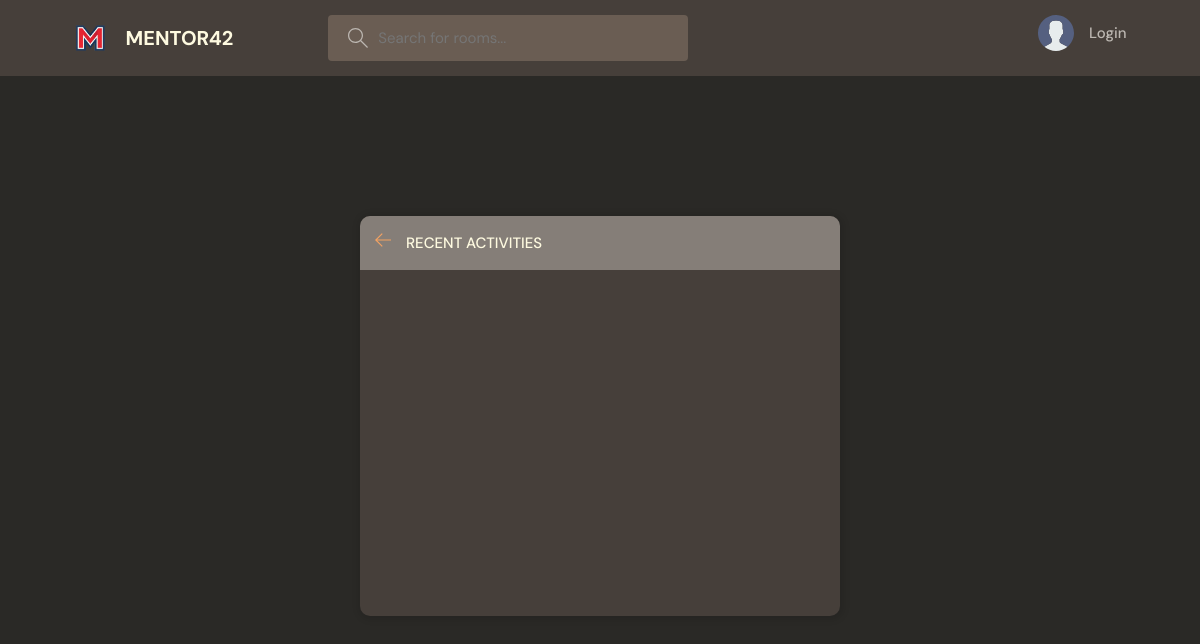
The page /activity/ on the database as committed earlier.
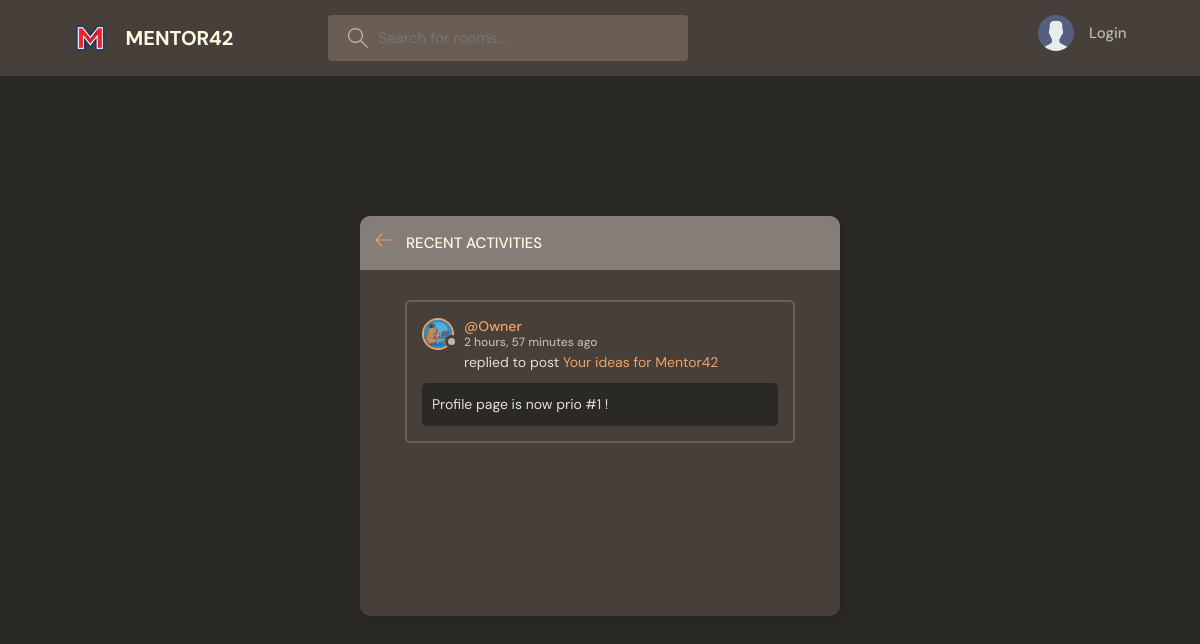
The same page on the database as committed later.
### base/models.py (models this page shows, shortened)
class Message(models.Model):
    user = models.ForeignKey(User, on_delete=models.CASCADE)
    room = models.ForeignKey(Room, on_delete=models.CASCADE)
    body = models.TextField()
    updated = models.DateTimeField(auto_now=True)
    created = models.DateTimeField(auto_now_add=True)
    class Meta:
        ordering = ['-updated', '-created']

class Room(models.Model):
    host = models.ForeignKey(User, on_delete=models.SET_NULL, null=True)
    topic = models.ForeignKey(Topic, on_delete=models.SET_NULL, null=True)
    name = models.CharField(max_length=100)
    description = models.TextField(null=True, blank=True)
    participants = models.ManyToManyField(User, related_name='participants', blank=True)
    updated = models.DateTimeField(auto_now=True)
    created = models.DateTimeField(auto_now_add=True)
    updatedDate = models.DateField(auto_now=True)
    class Meta:
        ordering = ['-updated', '-created']
    def __str__(self):
        return self.name

### base/views.py (the view)
# urls.py: path('activity/', views.activityPage, name='activity'),
def activityPage(request):
    room_messages = Message.objects.all()
    return render(request, 'base/activity.html', {'room_messages': room_messages})

### base/templates/base/activity.html (shortened to what this page needs)
{% extends 'main.html' %}
{% load static %}
{% block content %}
    <main class="layout">
        <div class="container">
            <div class="layout__box">
                <div class="layout__boxHeader">
                    <div class="layout__boxTitle">
                        <a href="{% url 'home' %}">
                            <svg version="1.1" xmlns="http://www.w3.org/2000/svg" width="32" height="32"
                                 viewBox="0 0 32 32">
                                <title>arrow-left</title>
                                <path
                                        d="M13.723 2.286l-13.723 13.714 13.719 13.714 1.616-1.611-10.96-10.96h27.625v-2.286h-27.625l10.965-10.965-1.616-1.607z"
                                ></path>
                            </svg>
                        </a>
                        <h3>Recent Activities</h3>
                    </div>
                </div>
                <div class="activities-page layout__body">
                    {% for message in room_messages %}
                        <div class="activities__box">
                            <div class="activities__boxHeader roomListRoom__header">
                                <a href="{% url 'user-profile' message.user.id %}" class="roomListRoom__author">
                                    <div class="avatar avatar--small">
                                        <img src="{% static 'images/profile_teacher_img.png' %}"/>
                                    </div>
                                    <p>
                                        @{{ message.user }}
                                        <span>{{ message.created|timesince }} ago</span>
                                    </p>
                                </a>
                            </div>
                            <div class="activities__boxContent">
                                <p>replied to post <a href="{% url 'room' message.room.id %}">{{ message.room }}</a></p>
                                <div class="activities__boxRoomContent">
                                    {{ message.body }}
                                </div>
                            </div>
                        </div>
                    {% endfor %}
                </div>
            </div>
        </div>
    </main>
{% endblock content %}

Rows that differ between the two databases and show on the page:
added Message: user "Owner", created "2 hours, 57 minutes", room "Your ideas for Mentor42", body "Profile page is now prio #1 !"
